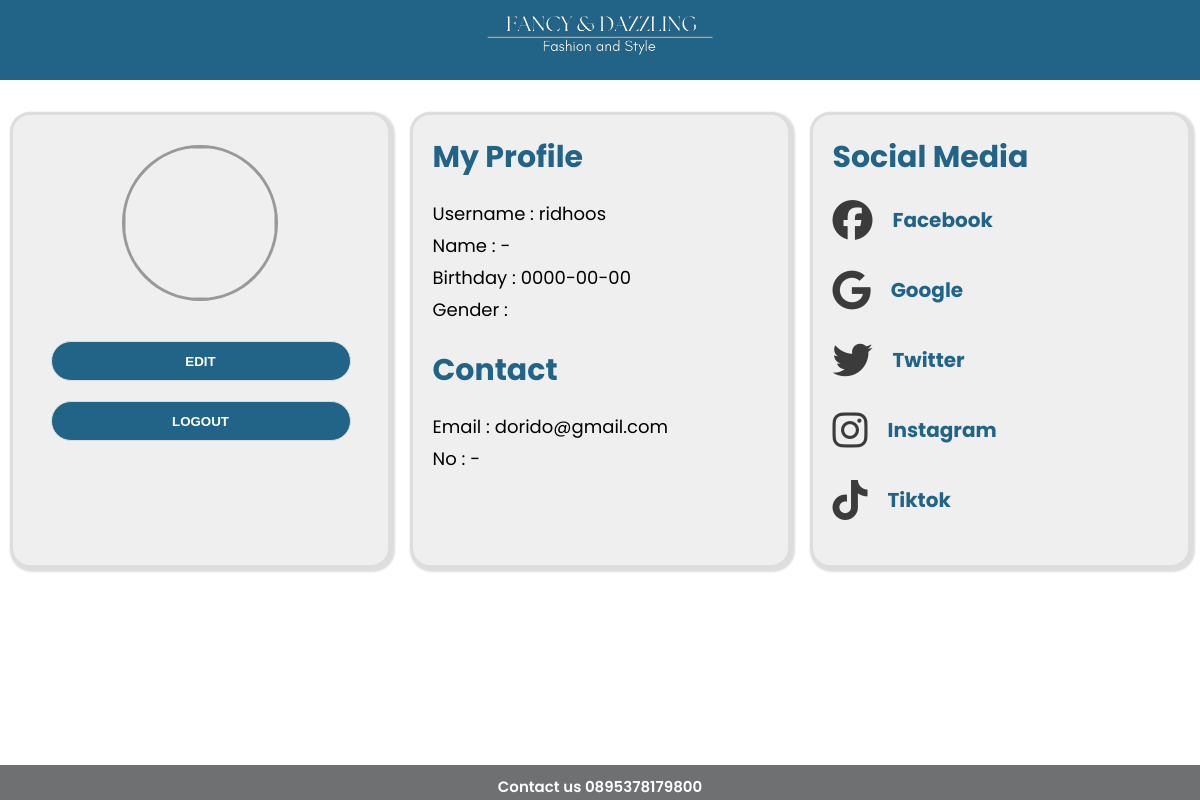
The page /app/views/user/profile/profile.php (signed in) on the database its author committed.
### tables this page shows
CREATE TABLE `tb_user` (
  `id_user` int(11) NOT NULL,
  `username` varchar(35) NOT NULL,
  `nama` varchar(40) NOT NULL,
  `password` varchar(200) NOT NULL,
  `tgl_lahir` date NOT NULL,
  `jk` varchar(12) NOT NULL,
  `email` varchar(30) NOT NULL,
  `telp` varchar(20) NOT NULL,
  `alamat` text NOT NULL,
  `gambar` varchar(100) NOT NULL,
  `level` enum('admin','user') NOT NULL
);

### app/views/user/profile/profile.php (the view, shortened to what this page needs)
<?php
require '../../../core/db.php';
$kontak = mysqli_query($conn, "SELECT telp FROM tb_user WHERE id_user = 1");
$a = mysqli_fetch_object($kontak);
$session = $_SESSION['id_user'];
$query = mysqli_query($conn, "SELECT * FROM tb_user WHERE id_user = '$session' ");
$d = mysqli_fetch_object($query);
 ?>
<!DOCTYPE html>
<html lang="en">
<head>
    <link rel="stylesheet" href="../../../../public/css/prof.css">
</head>
<body>
    <div class="container">
        <div class="header">
            <a href="../home/home.php"><img src="../../../../public/image/imgp/logo.png" alt=""></a>
        </div>
        <div class="main">
            <div class="isi-main" id="profile">
                <img src="../../../../public/image/profile/<?= $d->gambar ?>">
                <form method="POST" action="../edit-profile/edit-profile.php">
                <input type="submit" class="button-profile" value="EDIT" style="margin-left: 38px;">
                </form>
                <form action="../../../models/logout/logout.php">
                <input type="submit" class="button-profile" style="margin-left: 38px;"
                value="LOGOUT">
                </form>
            </div>
            <div class="isi-main" id="contact">
                <h1>My Profile</h1>
                <p>Username : <?= $d->username ?></p>
                <p>Name : <?= $d->nama ?></p>
                <p>Birthday : <?= $d->tgl_lahir ?></p>
                <p>Gender : <?= $d->jk ?></p>
                <h1>Contact</h1>
                <p>Email : <?= $d->email ?></p>
                <p>No : <?= $d->telp ?></p>
            </div>
            <div class="isi-main" id="social">
                <h1>Social Media</h1>
                <div class="social-media">
                    <i class="fa-brands fa-facebook"></i>
                    <h1>Facebook</h1>
                </div>
                <div class="social-media">
                    <i class="fa-brands fa-google"></i>
                    <h1>Google</h1>
                </div>
                <div class="social-media">
                    <i class="fa-brands fa-twitter"></i>
                    <h1>Twitter</h1>
                </div>
                <div class="social-media">
                    <i class="fa-brands fa-instagram"></i>
                    <h1>Instagram</h1>
                </div>
                <div class="social-media">
                    <i class="fa-brands fa-tiktok"></i>
                    <h1>Tiktok</h1>
                </div>
            </div>
        </div>
        <div class="footer">
            <p>Contact us <?= $a->telp ?></p>
        </div>
    </div>
</body>
</html>

### public/css/prof.css (style rules this page uses)
* { margin: 0; padding: 0; }
body { font-family: "Poppins", sans-serif; }
.container { width: 100%; height: 100%; }
.header { width: 100%; height: 80px; background-color: #216487; }
.header img { width: 230px; height: 42px; display: flex; margin: auto; padding-top: 14px; }
.main { width: 100%; height: 520px; background-color: #fff; display: flex; justify-content: space-evenly; }
.isi-main { width: 375px; height: 450px; margin: auto; background-color: #efefef; display: flex; flex-direction: column; border-radius: 20px; border: 3px solid #ddd; box-shadow: 2px 2px 2px 2px #ddd; }
#profile img { width: 150px; height: 150px; margin: 30px auto; border: 3px solid #999; border-radius: 100%; }
.button-profile { width: 300px; height: 40px; margin: 10px auto; background-color: #216487; border: 1px solid #ddd; border-radius: 50px; color: white; font-weight: 700; transition: 0.5s; }
#contact h1 { font-size: 30px; margin: 20px 20px; color: #216487; }
#contact p { font-size: 18px; margin-left: 20px; margin-bottom: 5px; }
#social > h1 { font-size: 30px; margin: 20px 20px; color: #216487; }
.social-media { display: flex; }
.social-media i { font-size: 40px; margin-left: 20px; margin-bottom: 30px; opacity: 75%; transition: 0.5s; }
.social-media > h1 { font-size: 20px; margin: 5px 20px; color: #216487; }
.footer { height: 35px; background-color: #6E7071; position: absolute; bottom: 0; left: 0; right: 0; }
.footer p { text-align: center; font-size: 15px; font-weight: 600; padding-top: 10px; color: #fff; }

### rows shown on the page
tb_user: username "ridhoos", nama "-", tgl_lahir "0000-00-00", email "dorido@gmail.com", telp "-"
tb_user: telp "0895378179800"
